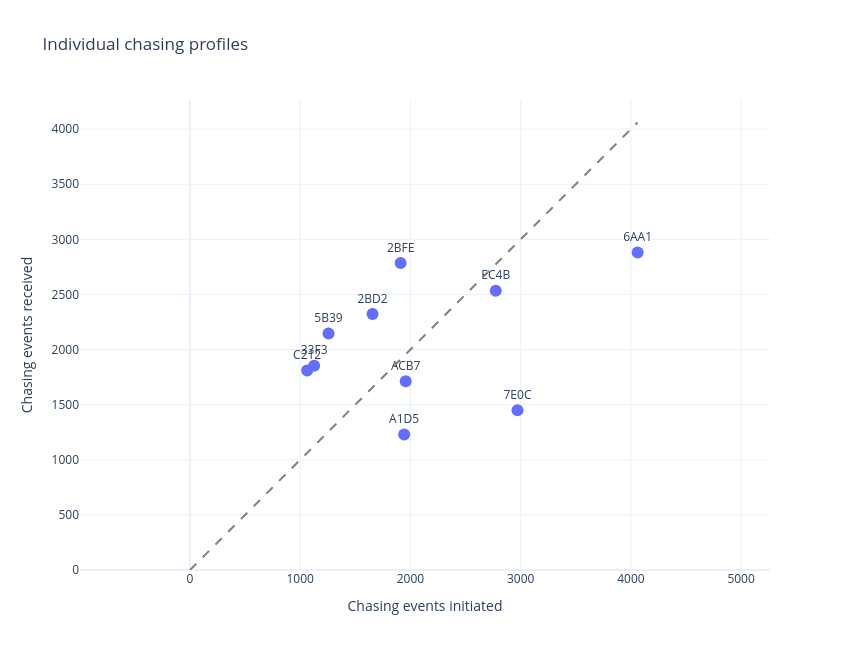

Notebook code cell kept with this figure:
### Code cell
from pathlib import Path

import plotly.graph_objects as go
import polars as pl


# ============================================================
# SETTINGS
# ============================================================

DATA_PATH = Path(
    r"C:\Users\abrosnan\Documents\PhD_1\Experiments\Dominance hierachy\Alpha LSD\LSD 2\LSD_POK_3\LSD_DOMINANT\codex_2026-06-21\results\chasings_df.parquet"
)

# Set to None to display complete animal IDs
SHORT_ID_LENGTH = 4

OUTPUT_PATH = DATA_PATH.parent / "initiated_vs_received_scatter.html"


# ============================================================
# LOAD AND CHECK DATA
# ============================================================

if not DATA_PATH.exists():
    raise FileNotFoundError(
        f"\nCould not find the file:\n{DATA_PATH}\n\n"
        "Check the path pasted into DATA_PATH."
    )

df = pl.read_parquet(DATA_PATH)

required_columns = {"chaser", "chased", "chasings"}
missing_columns = required_columns - set(df.columns)

if missing_columns:
    raise ValueError(
        f"Missing required columns: {sorted(missing_columns)}\n"
        f"Available columns: {df.columns}"
    )


# ============================================================
# PREPARE ANIMAL IDS
# ============================================================

df = df.with_columns(
    pl.col("chaser").cast(pl.String),
    pl.col("chased").cast(pl.String),
)

if SHORT_ID_LENGTH is not None:
    df = df.with_columns(
        pl.col("chaser").str.slice(0, SHORT_ID_LENGTH),
        pl.col("chased").str.slice(0, SHORT_ID_LENGTH),
    )


# ============================================================
# CALCULATE INITIATED AND RECEIVED CHASES
# ============================================================

initiated = (
    df.group_by("chaser")
    .agg(pl.col("chasings").sum().alias("initiated"))
    .rename({"chaser": "animal"})
)

received = (
    df.group_by("chased")
    .agg(pl.col("chasings").sum().alias("received"))
    .rename({"chased": "animal"})
)

summary = (
    initiated.join(
        received,
        on="animal",
        how="full",
        coalesce=True,
    )
    .with_columns(
        pl.col("initiated").fill_null(0),
        pl.col("received").fill_null(0),
    )
    # Cast to signed integers before subtraction to prevent
    # unsigned-integer underflow when received > initiated.
    .with_columns(
        (
            pl.col("initiated").cast(pl.Int64)
            - pl.col("received").cast(pl.Int64)
        ).alias("net_chasing")
    )
    .sort("initiated", descending=True)
)


# ============================================================
# CREATE SCATTERPLOT
# ============================================================

scatter_fig = go.Figure()

scatter_fig.add_scatter(
    x=summary["initiated"].to_list(),
    y=summary["received"].to_list(),
    mode="markers+text",
    text=summary["animal"].to_list(),
    textposition="top center",
    marker={"size": 12},
    customdata=summary["net_chasing"].to_list(),
    hovertemplate=(
        "Animal: %{text}<br>"
        "Initiated: %{x:,}<br>"
        "Received: %{y:,}<br>"
        "Net chasing: %{customdata:,}"
        "<extra></extra>"
    ),
)

maximum = max(
    summary["initiated"].max(),
    summary["received"].max(),
)

scatter_fig.add_shape(
    type="line",
    x0=0,
    y0=0,
    x1=maximum,
    y1=maximum,
    line={
        "dash": "dash",
        "color": "grey",
    },
)

scatter_fig.update_layout(
    title="Individual chasing profiles",
    xaxis_title="Chasing events initiated",
    yaxis_title="Chasing events received",
    template="plotly_white",
    height=650,
    width=850,
)

scatter_fig.update_xaxes(range=[0, maximum * 1.05])
scatter_fig.update_yaxes(
    range=[0, maximum * 1.05],
    scaleanchor="x",
    scaleratio=1,
)

scatter_fig.show()


# ============================================================
# SAVE SCATTERPLOT
# ============================================================

scatter_fig.write_html(OUTPUT_PATH)

print(f"Scatterplot saved to:\n{OUTPUT_PATH}")

### Figure 1 — Plotly figure (JSON) as saved in the notebook; plotly's stock layout.template omitted (floating-point values rounded to 4 significant figures)
{"data": [{"customdata": [1181, 1522, 240, 245, 714, -874, -666, -888, -727, -747], "hovertemplate": "Animal: %{text}<br>Initiated: %{x:,}<br>Received: %{y:,}<br>Net chasing: %{customdata:,}<extra></extra>", "marker": {"size": 12}, "mode": "markers+text", "text": ["6AA1", "7E0C", "EC4B", "ACB7", "A1D5", "2BFE", "2BD2", "5B39", "33F3", "C212"], "textposition": "top center", "type": "scatter", "x": [4061, 2971, 2774, 1957, 1943, 1911, 1656, 1257, 1126, 1063], "y": [2880, 1449, 2534, 1712, 1229, 2785, 2322, 2145, 1853, 1810]}], "layout": {"height": 650, "shapes": [{"line": {"color": "grey", "dash": "dash"}, "type": "line", "x0": 0, "x1": 4061, "y0": 0, "y1": 4061}], "title": {"text": "Individual chasing profiles"}, "width": 850, "xaxis": {"range": [0, 4264.0], "title": {"text": "Chasing events initiated"}}, "yaxis": {"range": [0, 4264.0], "scaleanchor": "x", "scaleratio": 1, "title": {"text": "Chasing events received"}}}}
